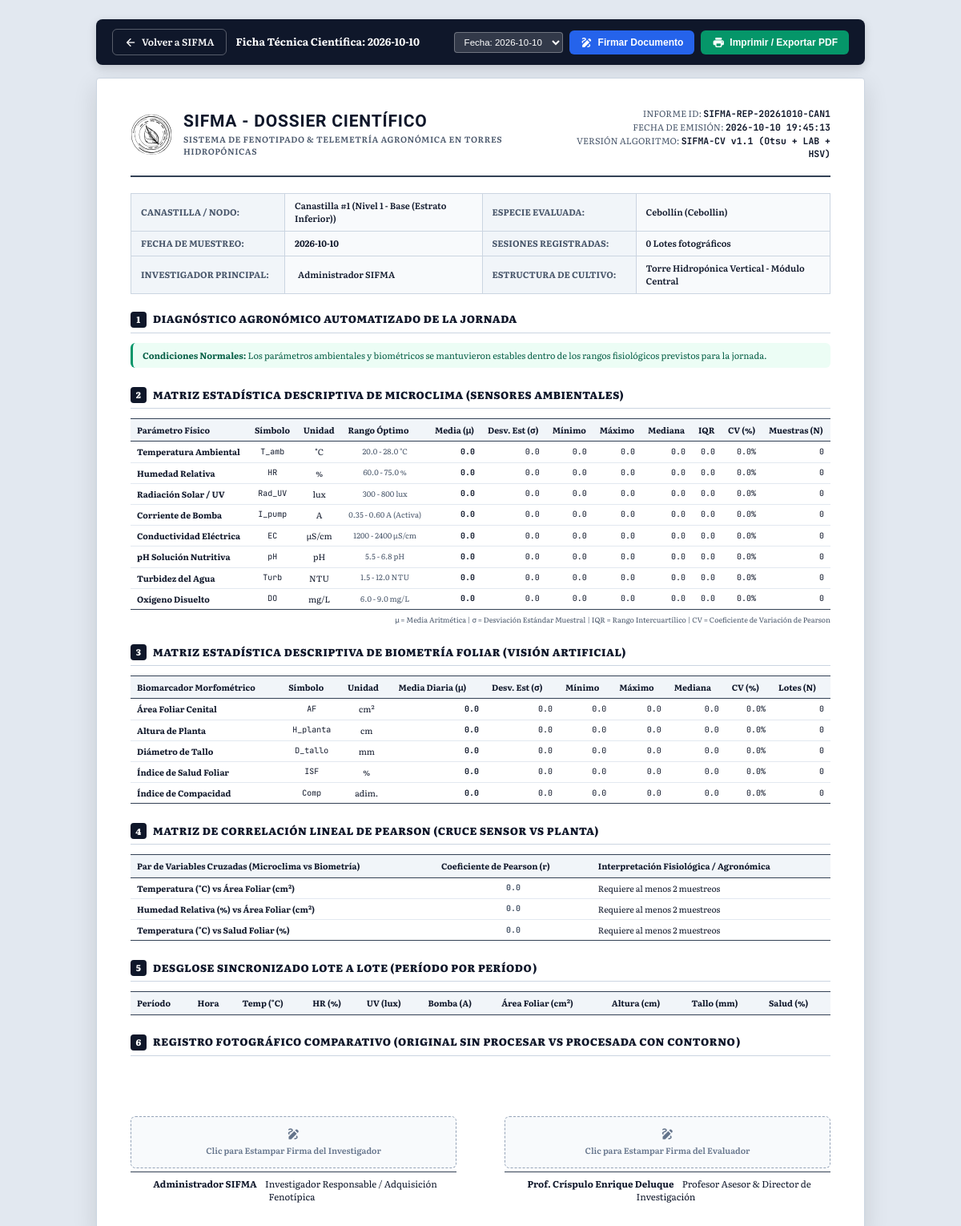
/report/scientific (signed in), run on an earlier commit of the app's database.
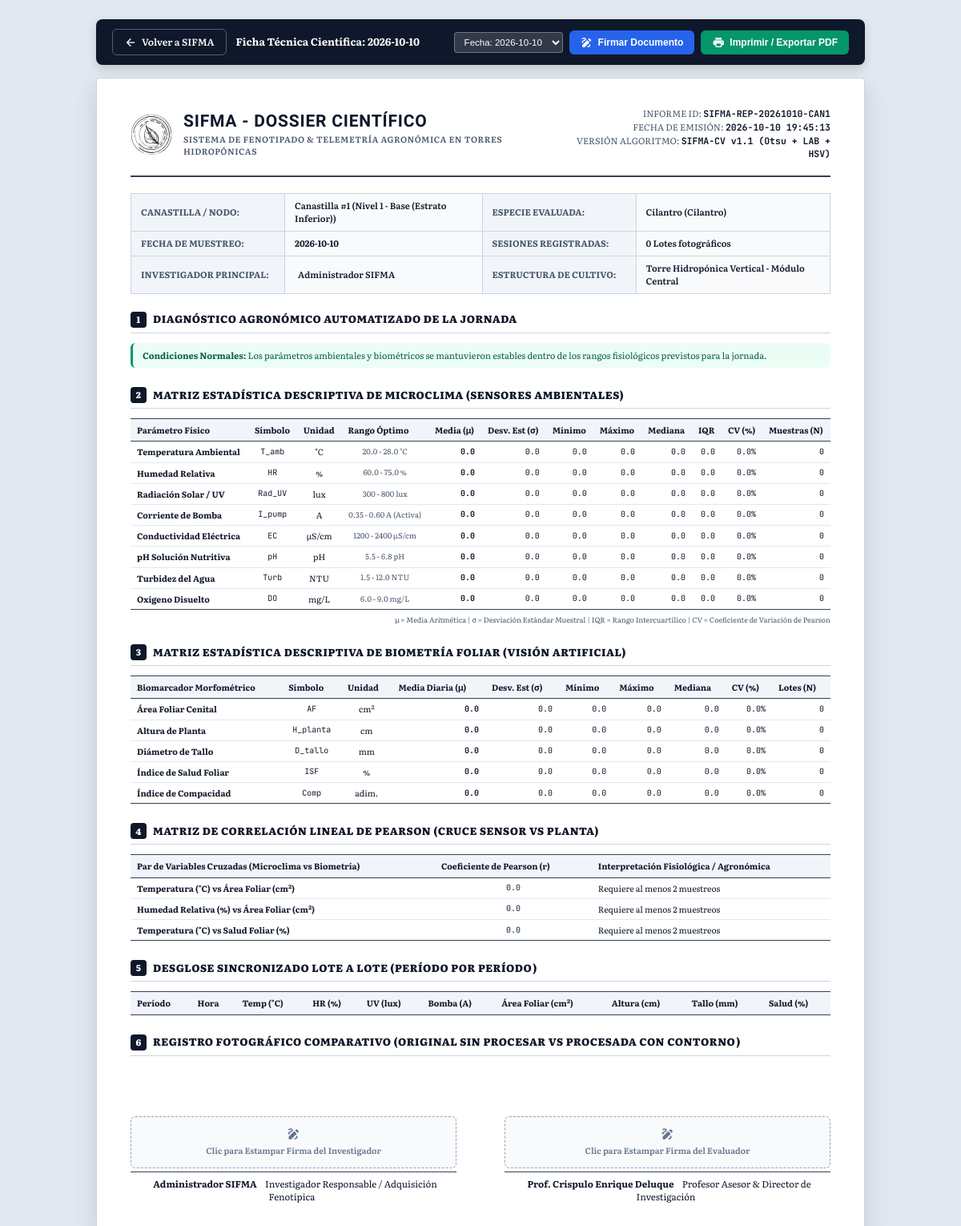
And on a later commit of the database.
### domain/models/crop_profile.py (models this page shows, shortened)
class CropProfile(db.Model):
    __tablename__ = 'crop_profile'
    crop_type = Column(String(50), primary_key=True)
    display_name = Column(String(100), nullable=False)
    h_min = Column(Integer, default=26)
    h_max = Column(Integer, default=92)
    s_min = Column(Integer, default=35)
    s_max = Column(Integer, default=255)
    v_min = Column(Integer, default=30)
    v_max = Column(Integer, default=255)
    l_min = Column(Integer, default=20)
    l_max = Column(Integer, default=255)
    a_min = Column(Integer, default=0)
    a_max = Column(Integer, default=124)
    b_min = Column(Integer, default=120)
    b_max = Column(Integer, default=255)
    pixel_to_cm_ratio = Column(Float, default=0.038)
    has_stem = Column(Boolean, default=True)
    lat_h_min = Column(Integer, default=26)
    lat_h_max = Column(Integer, default=92)
    lat_s_min = Column(Integer, default=35)
    lat_s_max = Column(Integer, default=255)
    lat_v_min = Column(Integer, default=30)
    lat_v_max = Column(Integer, default=255)
    lat_l_min = Column(Integer, default=20)
    lat_l_max = Column(Integer, default=255)
    lat_a_min = Column(Integer, default=0)
    lat_a_max = Column(Integer, default=124)
    lat_b_min = Column(Integer, default=120)
    lat_b_max = Column(Integer, default=255)
    lat_pixel_to_cm_ratio = Column(Float, default=0.038)
    lat_min_area = Column(Integer, default=60)
    lat_filter_isolated = Column(Boolean, default=True)
    lat_draw_contours = Column(Boolean, default=False) # False: Imagen limpia solo con cotas métricas; True: Dibuja bordes rojos

### domain/models/config.py (models this page shows, shortened)
class Config(db.Model):
    __tablename__ = 'config'
    id = Column(Integer, primary_key=True)
    server_url = Column(String(200), default="http://127.0.0.1:5000")
    plant_id = Column(Integer, default=1)
    photos_per_period = Column(Integer, default=5)
    capture_interval_sec = Column(Integer, default=2)
    scheduled_times_str = Column(String(100), default="07:05,12:05,17:05")
    safe_shutdown_enabled = Column(Boolean, default=False)
    selected_crop_type = Column(String(50), default="cebollin")
    plant_1_crop = Column(String(50), default="cebollin")
    plant_2_crop = Column(String(50), default="albahaca")
    plant_3_crop = Column(String(50), default="lechuga")
    plant_4_crop = Column(String(50), default="fresa")
    shared_telemetry = Column(Boolean, default=True)
    telemetry_mode = Column(String(50), default="shared_tower") # 'shared_tower' o 'isolated_node'
    latitude = Column(Float, default=11.2408)
    longitude = Column(Float, default=-74.1990)
    city_name = Column(String(100), default="Santa Marta, Magdalena")
    cenital_roi_cx = Column(Float, default=0.4955)
    cenital_roi_cy = Column(Float, default=0.4408)
    cenital_roi_radius = Column(Float, default=0.1450)
    cenital_roi_mode = Column(String(20), default="dynamic_conn") # 'dynamic_conn' o 'strict_circle'
    lateral_baseline_y = Column(Float, default=0.7200) # Porcentaje de altura Y donde empieza el sustrato/borde de canastilla
    lateral_baseline_mode = Column(String(20), default="manual_baseline") # 'manual_baseline' o 'auto_bottom'
    lateral_stem_roi_y = Column(Float, default=0.6600) # Centro Y del cuadro de tallo (normalizado 0.0 - 1.0)
    lateral_stem_roi_height = Column(Float, default=0.0500) # Altura del cuadro de tallo (normalizado 0.0 - 1.0)
    lateral_stem_roi_x = Column(Float, default=0.5000) # Centro X del cuadro de tallo (normalizado 0.0 - 1.0)
    lateral_stem_roi_width = Column(Float, default=0.2000) # Ancho del cuadro de tallo (normalizado 0.0 - 1.0)
    lateral_stem_mode = Column(String(20), default="auto_edge") # 'auto_edge' o 'disabled'

### presentation/web/dashboard_routes.py (the view)
@dashboard_bp.route('/scientific_report')
@dashboard_bp.route('/report/scientific')
def scientific_report_view():
    config = system_service.get_config()
    active_plant_id = get_active_plant_id()
    selected_profile = system_service.get_profile_for_plant(active_plant_id)
    raw_date = request.args.get('date', '').strip()
    target_date = raw_date if raw_date else 'auto'
    dossier = analytics_service.get_scientific_dossier_data(target_date=target_date, plant_id=active_plant_id)
    return render_template('scientific_report.html',
                           config=config,
                           dossier=dossier,
                           selected_profile=selected_profile,
                           active_plant_id=active_plant_id)

### application/services/analytics_service.py (called while the page is built)
    def get_available_dates(self, plant_id: int = 1) -> List[str]:
        today = datetime.now().strftime("%Y-%m-%d")
        dates_set = {today}
        session_dates = self.session_repo.get_available_dates(plant_id)
        if session_dates:
            dates_set.update(session_dates)
        cfg = self.config_repo.get() if self.config_repo else None
        shared_telemetry = getattr(cfg, 'shared_telemetry', True) if cfg else True
        if shared_telemetry:
            sensor_dates = self.sensor_repo.get_available_dates()
            if sensor_dates:
                dates_set.update(sensor_dates)
        return sorted(list(dates_set), reverse=True)

### application/services/system_service.py (called while the page is built)
    def get_config(self) -> Config:
        return self.config_repo.get()

    def get_profile(self, crop_type: Optional[str] = None) -> CropProfile:
        if not crop_type:
            cfg = self.get_config()
            crop_type = cfg.selected_crop_type
        profile = self.crop_repo.get_by_type(crop_type)
        if not profile:
            profile = self.crop_repo.get_by_type("cebollin") or self.crop_repo.get_all()[0]
        return profile

### templates/scientific_report.html (shortened to what the changed rows need)
<!DOCTYPE html>
<html lang="es">
<head>
</head>
<body>
    <div class="report-page-sheet">
        <header class="report-header">
            <div class="report-logo-box">
                <div class="report-header-title">
                    <h1>SIFMA - DOSSIER CIENTÍFICO</h1>
                </div>
            </div>
        </header>
        <table class="meta-grid-table">
            <tr>
                <td class="meta-label">CANASTILLA / NODO:</td>
                <td class="meta-val">Canastilla #{{ dossier.plant_id }} ({{ dossier.level_name }})</td>
                <td class="meta-label">ESPECIE EVALUADA:</td>
                <td class="meta-val">{{ dossier.display_name }} ({{ dossier.crop_key | capitalize }})</td>
            </tr>
        </table>
        <div class="section-block">
            <table class="scientific-table">
                <thead>
                    <tr>
                        <th>Parámetro Físico</th>
                        <th class="text-center">Símbolo</th>
                        <th class="text-center">Unidad</th>
                        <th class="text-center">Rango Óptimo</th>
                        <th class="text-right">Media (&mu;)</th>
                        <th class="text-right">Desv. Est (&sigma;)</th>
                        <th class="text-right">Mínimo</th>
                        <th class="text-right">Máximo</th>
                        <th class="text-right">Mediana</th>
                        <th class="text-right">IQR</th>
                        <th class="text-right">CV (%)</th>
                        <th class="text-right">Muestras (N)</th>
                    </tr>
                </thead>
            </table>
        </div>
        <div class="section-block">
            <table class="scientific-table">
                <thead>
                    <tr>
                        <th>Biomarcador Morfométrico</th>
                        <th class="text-center">Símbolo</th>
                        <th class="text-center">Unidad</th>
                        <th class="text-right">Media Diaria (&mu;)</th>
                        <th class="text-right">Desv. Est (&sigma;)</th>
                        <th class="text-right">Mínimo</th>
                        <th class="text-right">Máximo</th>
                        <th class="text-right">Mediana</th>
                        <th class="text-right">CV (%)</th>
                        <th class="text-right">Lotes (N)</th>
                    </tr>
                </thead>
            </table>
        </div>
        <div class="section-block">
            <table class="scientific-table">
                <thead>
                    <tr>
                        <th>Par de Variables Cruzadas (Microclima vs Biometría)</th>
                        <th class="text-center">Coeficiente de Pearson (r)</th>
                        <th>Interpretación Fisiológica / Agronómica</th>
                    </tr>
                </thead>
            </table>
        </div>
        <div class="section-block">
            <table class="scientific-table">
                <thead>
                    <tr>
                        <th>Período</th>
                        <th class="text-center">Hora</th>
                        <th class="text-right">Temp (°C)</th>
                        <th class="text-right">HR (%)</th>
                        <th class="text-right">UV (lux)</th>
                        <th class="text-right">Bomba (A)</th>
                        <th class="text-right">Área Foliar (cm²)</th>
                        <th class="text-right">Altura (cm)</th>
                        <th class="text-right">Tallo (mm)</th>
                        <th class="text-right">Salud (%)</th>
                    </tr>
                </thead>
            </table>
        </div>
    </div>
</body>
</html>

What changed in the data, as far as the page shows it:
no longer on this page (row unchanged): CropProfile: display_name "Cebollín"
now on this page (row edited): CropProfile: display_name "Cilantro"
changed Config: crop_key "Cebollin" → "Cilantro"
